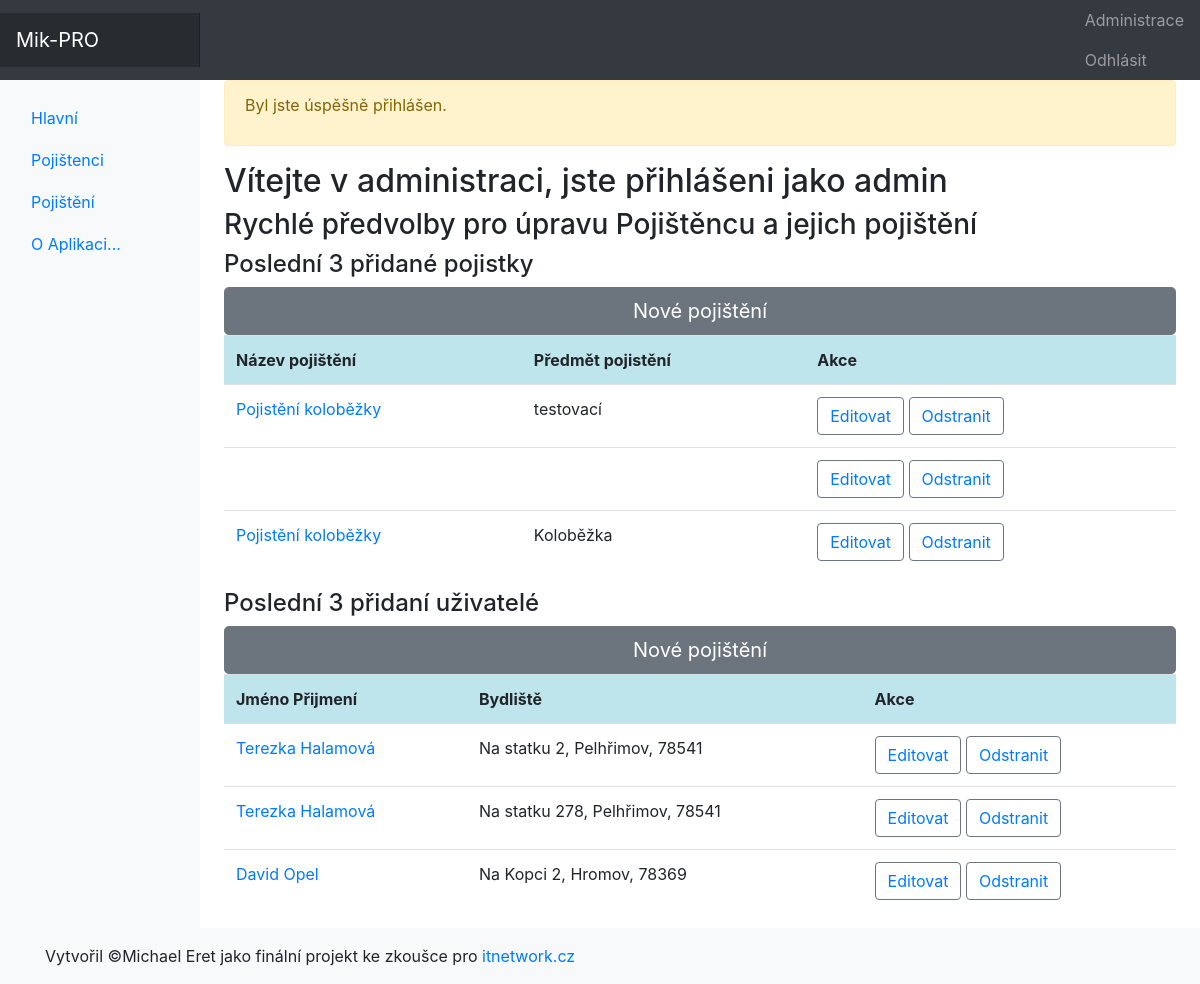
/administrace (signed in), run on the app's committed database.
### tables this page shows
CREATE TABLE `pojisteni` (
  `id_pojisteni` int(11) NOT NULL,
  `id_pojistnika` int(11) DEFAULT NULL,
  `nazev` varchar(255) NOT NULL,
  `castka` int(11) NOT NULL,
  `predmet` varchar(255) NOT NULL,
  `platnost_od` date NOT NULL,
  `platnost_do` date NOT NULL
);

CREATE TABLE `pojistenci` (
  `id_pojistence` int(11) NOT NULL,
  `jmeno` varchar(255) NOT NULL,
  `prijmeni` varchar(255) NOT NULL,
  `email` varchar(255) NOT NULL,
  `telefon` int(12) NOT NULL,
  `ulice` varchar(255) NOT NULL,
  `mesto` varchar(255) NOT NULL,
  `psc` int(6) NOT NULL
);

### index.php (called while the page is built, shortened)
<?php
$smerovac = new SmerovacKontroler();
$smerovac->zpracuj(array($_SERVER['REQUEST_URI']));
$smerovac->vypisPohled();

### kontrolery/AdministraceKontroler.php (called while the page is built, shortened)
<?php
class AdministraceKontroler extends Kontroler
{
    public function zpracuj(array $parametry): void
    {
        $spravcePojistencu = new SpravcePojistencu();
        $spravcePojisteni = new SpravcePojisteni();
        $pojistenci = $spravcePojistencu->vypisAllLimit();
        $pojisteni = $spravcePojisteni->vypisAllPojisteniLimit();
    }
}

### modely/Db.php (called while the page is built, shortened)
<?php
class Db {
    private static $spojeni;
    private static array $nastaveni = array(
		PDO::ATTR_ERRMODE => PDO::ERRMODE_EXCEPTION,
		PDO::MYSQL_ATTR_INIT_COMMAND => "SET NAMES utf8",
		PDO::ATTR_EMULATE_PREPARES => false,
	);
    public static function pripoj(string $host, string $uzivatel, string $heslo, string $databaze) : void
    {
		if (!isset(self::$spojeni)) {
			self::$spojeni = @new PDO(
				"mysql:host=$host;dbname=$databaze",
				$uzivatel,
				$heslo,
				self::$nastaveni
			);
		}
	}
    public static function dotazVsechny(string $dotaz, array $parametry = array()) : array|bool
    {
		$navrat = self::$spojeni->prepare($dotaz);
		$navrat->execute($parametry);
		return $navrat->fetchAll();
	}
}

### modely/SpravcePojisteni.php (called while the page is built, shortened)
<?php
class SpravcePojisteni
{
    public function vypisAllPojisteniLimit(): array
    {
        return Db::dotazVsechny('
        SELECT id_pojisteni, nazev, castka, predmet, platnost_od, platnost_do
        FROM pojisteni
        ORDER BY id_pojisteni DESC
        LIMIT 3
        ');
    }
}

### kontrolery/SmerovacKontroler.php (called while the page is built, shortened)
<?php
class SmerovacKontroler extends Kontroler
{
    protected Kontroler $kontroler;
    private function pomlckyDOVelbloudiNotace(string $text): string
    {
        $veta = str_replace('-', ' ', $text);
        $veta = ucwords($veta);
        $veta = str_replace(' ', '', $veta);
        return $veta;
    }
    private function parsujURL(string $url): array
    {
        $naparsovanaURL = parse_url($url);
        $naparsovanaURL["path"] = ltrim($naparsovanaURL["path"], "/");
        $naparsovanaURL["path"] = trim($naparsovanaURL["path"]);
        $rozdelenaCesta = explode("/", $naparsovanaURL["path"]);
        return $rozdelenaCesta;
    }
    public function zpracuj(array $parametry): void
    {
        $naparsovanaURL = $this->parsujURL($parametry[0]);
        $tridaKontroleru = $this->pomlckyDOVelbloudiNotace(array_shift($naparsovanaURL)) . 'Kontroler';
        if (file_exists('kontrolery/' . $tridaKontroleru . '.php')) {
            $this->kontroler = new $tridaKontroleru;
        } else {
            $this->presmeruj('chyba');
        }
        $this->kontroler->zpracuj($naparsovanaURL);
    }
}

### modely/SpravcePojistencu.php (called while the page is built, shortened)
<?php
class SpravcePojistencu
{
    public function vypisAllLimit(): array
    {
        return Db::dotazVsechny('
    SELECT id_pojistence, jmeno, prijmeni, ulice, mesto, psc
    FROM pojistenci
    ORDER BY id_pojistence
    LIMIT 3
    ');
    }
}

### pohledy/administrace.phtml (the view, shortened to what this page needs)
<h2>Vítejte v administraci, jste přihlášeni jako <?= $jmeno ?></h2>
<h3>Rychlé předvolby pro úpravu Pojištěncu a jejich pojištění</h3>
<h4>Poslední 3 přidané pojistky</h4>
<?php if ($admin) : ?>
    <a href="vlozitpoj">
        <button type="button" class="btn btn-secondary btn-lg btn-block">Nové pojištění</button>
    </a>
<?php endif ?>
<table class="table table-hover">
    <tr class="table-info">
        <th>Název pojištění</th>
        <th>Předmět pojistění</th>
        <th>Akce</th>
    </tr>
    <?php foreach ($pojisteni as $pojistka) : ?>
        <tr>
            <td>
                <a href="pojisteni/<?= htmlspecialchars($pojistka['id_pojisteni']) ?>"><?= htmlspecialchars($pojistka['nazev']) ?></a>
            </td>
            <td><?= htmlspecialchars($pojistka['predmet']) ?></td>
            <?php if ($admin) : ?>
                <td>
                    <button type="button" class="btn btn-outline-secondary"><a
                                href="editorpoj/<?= $pojistka['id_pojisteni'] ?>">Editovat</a></button>
                    <button type="button" class="btn btn-outline-secondary"><a
                                href="pojisteni/<?= $pojistka['id_pojisteni'] ?>/odstranit">Odstranit</a></button>
                </td>
            <?php endif ?>
        </tr>
    <?php endforeach ?>
</table>
<h4>Poslední 3 přidaní uživatelé</h4>
<?php if ($admin) : ?>
    <a href="vlozitpoj/<?= htmlspecialchars($id_pojistence) ?>">
        <button type="button" class="btn btn-secondary btn-lg btn-block">Nové pojištění</button>
    </a>
<?php endif ?>
<table class="table table-hover">
    <tr class="table-info">
        <th>Jméno Přijmení</th>
        <th>Bydliště</th>
        <th>Akce</th>
    </tr>
    <?php foreach ($pojistenci as $pojistnik) : ?>
        <tr>
            <td>
                <a href="pojistenci/<?= htmlspecialchars($pojistnik['id_pojistence']) ?>"><?= htmlspecialchars($pojistnik['jmeno']) . ' ' . htmlspecialchars($pojistnik['prijmeni']) ?></a>
            </td>
            <td><?= htmlspecialchars($pojistnik['ulice']) . ', ' . htmlspecialchars($pojistnik['mesto']) . ', ' . htmlspecialchars($pojistnik['psc']) ?></td>
            <?php if ($admin) : ?>
                <td>
                    <button type="button" class="btn btn-outline-secondary"><a
                                href="editor/<?= $pojistnik['id_pojistence'] ?>">Editovat</a></button>
                    <button type="button" class="btn btn-outline-secondary">
                        <a href="pojisteni/<?= $pojistnik['id_pojistence'] ?>/odstranit">Odstranit</a>
                    </button>
                </td>
            <?php endif ?>
        </tr>
    <?php endforeach ?>
</table>

### data on the page
pojisteni: nazev "Pojistění koloběžky", predmet "testovací"
pojisteni: nazev "Pojistění koloběžky", predmet "Koloběžka"
pojistenci: jmeno "Terezka", prijmeni "Halamová", ulice "Na statku 2", mesto "Pelhřimov", psc "78541"
pojistenci: jmeno "Terezka", prijmeni "Halamová", ulice "Na statku 278", mesto "Pelhřimov", psc "78541"
pojistenci: jmeno "David", prijmeni "Opel", ulice "Na Kopci 2", mesto "Hromov", psc "78369"

### other printed values
$zprava "Byl jste úspěšně přihlášen."
$jmeno "admin"
